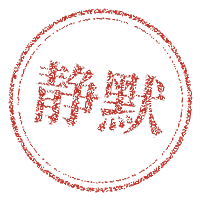
#> input picture blackbird-vn/game/images/ui/stamp_silence.png, 200 x 200 px
$ python build_icon.py
#> lines starting #> are read from the running program, lines starting #| are printed output that depends on the picture
# -*- coding: utf-8 -*-
"""画窗口图标：一枚压在纸上的静默章。

图标不是美术素材，是从已有素材拼出来的——静默章（game/images/ui/stamp_silence.png）
本来就是这作的胜利条件，拿它当封面最省。改主意要换样式，改这个文件重跑即可。

    python blackbird-vn/tools/build_icon.py
"""
import os

from PIL import Image, ImageDraw

ROOT = os.path.dirname(os.path.dirname(os.path.abspath(__file__)))
STAMP = os.path.join(ROOT, "game", "images", "ui", "stamp_silence.png")
OUT = os.path.join(ROOT, "game", "icon.ico")
OUT_PNG = os.path.join(ROOT, "game", "icon.png")

SIDE = 256
PAPER = "#eae5da"   # 纸
RUST = "#b5342a"    # 锈：只给"一个人被问到停下来"


def build():
    canvas = Image.new("RGBA", (SIDE, SIDE), (0, 0, 0, 0))
#> canvas: PIL image 256x256 RGBA; every value is 0
    d = ImageDraw.Draw(canvas)
    m = 8
    d.ellipse([m, m, SIDE - m, SIDE - m], fill=PAPER, outline=RUST, width=7)

    stamp = Image.open(STAMP).convert("RGBA").resize((200, 200), Image.LANCZOS)
#> stamp is the input picture: PIL image 200x200 RGBA; mean R, G, B, A 32.8, 8.5, 6.7, 24.8
    # 结算页上那枚章是斜 8° 盖下去的，图标跟着斜，读起来是同一枚。
    stamp = stamp.rotate(8, Image.BICUBIC, expand=True)
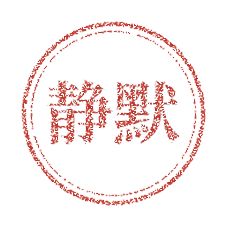
#> stamp: PIL image 226x226 RGBA; mean R, G, B, A 29.7, 7.5, 5.8, 19.8; transparent parts drawn white
    ox = (SIDE - stamp.width) // 2
#> ox = 15
    oy = (SIDE - stamp.height) // 2
#> oy = 15
    canvas.alpha_composite(stamp, (ox, oy))
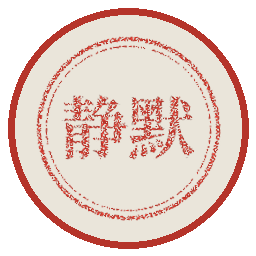
#> canvas: PIL image 256x256 RGBA; mean R, G, B, A 155.7, 134.8, 127.3, 177.4; transparent parts drawn white

    canvas.save(OUT_PNG)
    canvas.save(OUT, sizes=[(256, 256), (128, 128), (64, 64), (48, 48), (32, 32), (16, 16)])
    print("OK  ", OUT_PNG, round(os.path.getsize(OUT_PNG) / 1024.0, 1), "KB")
    print("OK  ", OUT, round(os.path.getsize(OUT) / 1024.0, 1), "KB")


if __name__ == "__main__":
    build()

$ run again, with blackbird-vn/game/images/ui/abrasion_erase.png copied over blackbird-vn/game/images/ui/stamp_silence.png
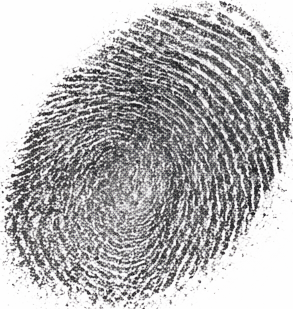
#> input picture blackbird-vn/game/images/ui/abrasion_erase.png, 293 x 309 px
#> in build, `stamp = stamp.rotate(8, Image.BICUBIC, expand=True)`:
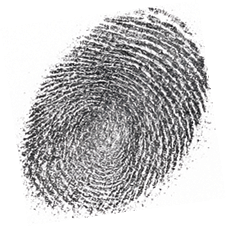
#> stamp: PIL image 226x226 RGBA; mean R, G, B, A 108.2, 106.9, 107.9, 90.6; transparent parts drawn white
#> in build, `canvas.alpha_composite(stamp, (ox, oy))`:
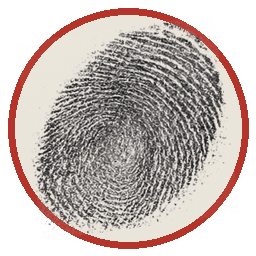
#> canvas: PIL image 256x256 RGBA; mean R, G, B, A 125.2, 113.1, 109.2, 177.7; transparent parts drawn white

$ run again, with blackbird-vn/game/images/ui/grain.png copied over blackbird-vn/game/images/ui/stamp_silence.png
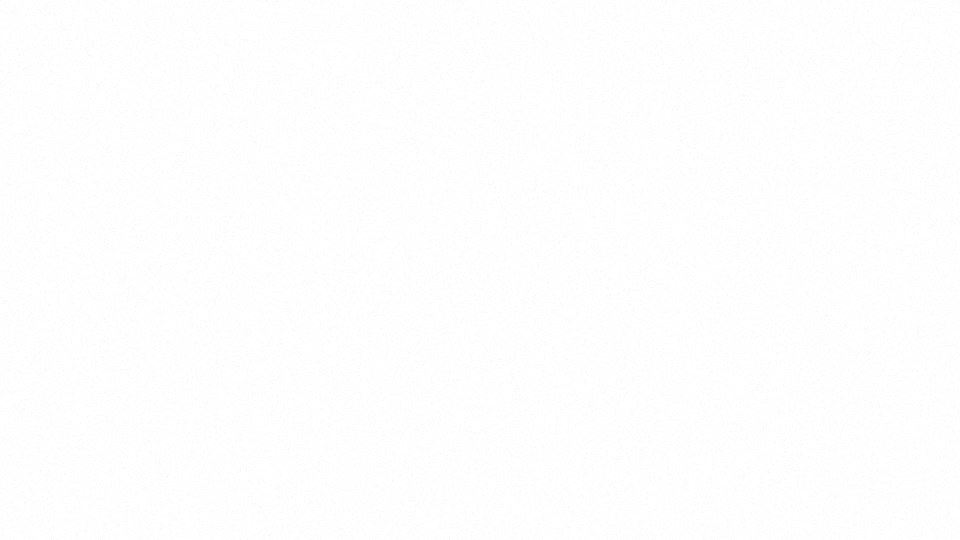
#> input picture blackbird-vn/game/images/ui/grain.png, 1920 x 1080 px (shown at 1/2 size)
#> in build, `canvas.alpha_composite(stamp, (ox, oy))`:
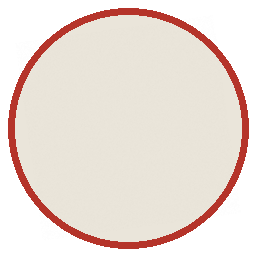
#> canvas: PIL image 256x256 RGBA; mean R, G, B, A 160.5, 147.4, 139.8, 177.4; transparent parts drawn white
